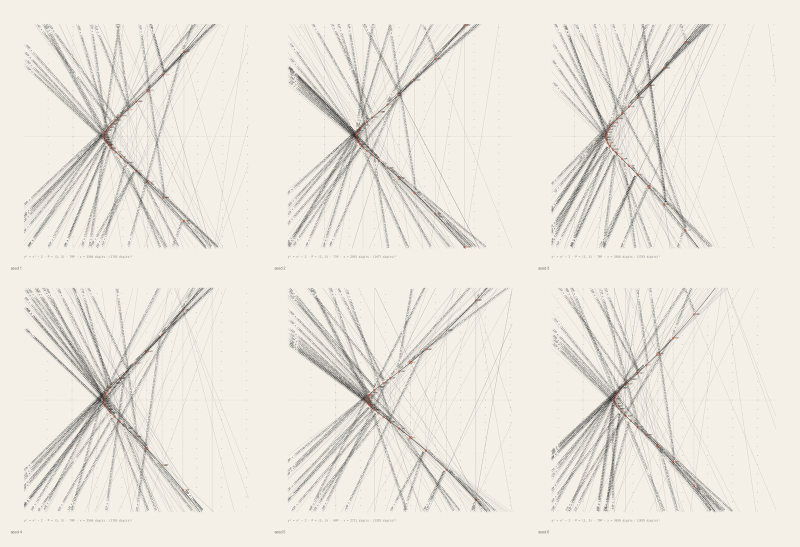
#> input picture projects/041-between-a-square-and-a-cube/web-paper-sheet.jpg, 1600 x 1093 px (shown at 1/2 size)
$ python trace.py ../041-between-a-square-and-a-cube/web-paper-sheet.jpg ../041-between-a-square-and-a-cube/web.png
#> lines starting #> are read from the running program, lines starting #| are printed output that depends on the picture; after the words box and inside, x2 and y2 are one past the last pixel; in counts of white or black regions, pixels touching at a corner belong together; long printed decimals are rounded
#!/usr/bin/env python3
"""Read one sheet of the ridge diptych into data.js (the source image is never shipped).

  python3 trace.py left.png  ../025-ridge-study-left/data.js
  python3 trace.py right.png ../026-ridge-study-right/data.js

What is kept: the sheet size, the mat colour, the box the picture sits in, a half-resolution
TONAL READING with the emulsion grain removed (non-local means), a coarse map of how much fine
streaking each passage holds, and the measured grain law
(grain strength per tone band + its neighbour correlation). The renderer repaints the tonal
reading with brush strokes and re-grows the grain from the law; it never displays this map.
Needs: opencv-python-headless, numpy.
"""
import sys, base64, json
import cv2, numpy as np

src, out = sys.argv[1], sys.argv[2]
bgr = cv2.imread(src)
#> bgr is the input picture: shape (1093, 1600, 3); mean B, G, R 222.5, 230.9, 234.9
g = cv2.cvtColor(bgr, cv2.COLOR_BGR2GRAY)
H, W = g.shape
#> H = 1093; W = 1600
mat = [int(v) for v in bgr[5, 5][::-1]]
#> mat = [244, 240, 231]
m = np.abs(g.astype(int) - int(g[5, 5])) > 6
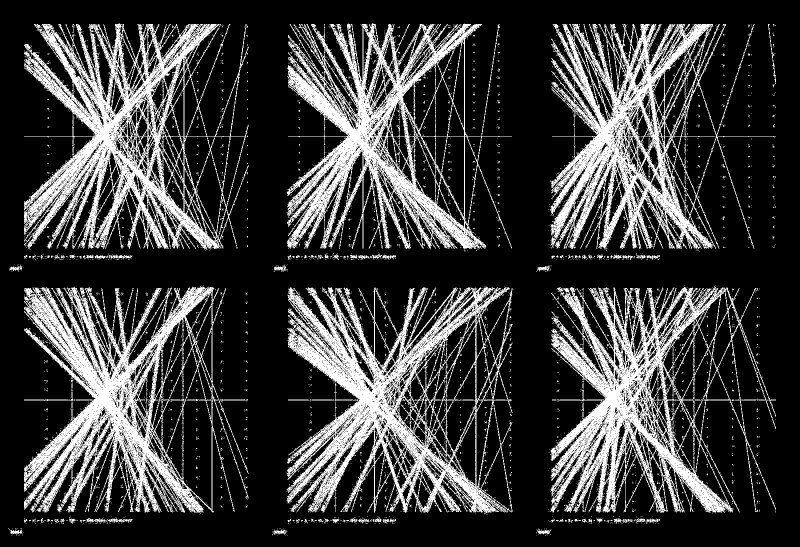
#> m: shape (1093, 1600) bool (shown at 1/2 size); 23.7% white; 5137 white regions (5027 under 20 px), largest, box (x1, y1, x2, y2) and area: (573, 572, 1025, 1028) 72346, (48, 47, 498, 500) 68930, (48, 572, 497, 1026) 66217
ys = np.where(m.mean(1) > .5)[0]; xs = np.where(m.mean(0) > .5)[0]
#> after `ys = np.where(m.mean(1) > 0.5)[0]`: ys = [272, 799, 800]
#> after `xs = np.where(m.mean(0) > 0.5)[0]`: xs = 36 values from 143 to 1251
x0, x1, y0, y1 = xs.min(), xs.max() + 1, ys.min(), ys.max() + 1
#> x0 = 143; x1 = 1252; y0 = 272; y1 = 801
pic = g[y0:y1, x0:x1]
dn = cv2.fastNlMeansDenoising(pic, None, h=10, templateWindowSize=7, searchWindowSize=21)
res = pic.astype(float) - dn

# grain law = the QUIET floor of each tone band (25th percentile of local σ): what is above it is streaking, not grain
loc = np.sqrt(cv2.GaussianBlur(res * res, (0, 0), 6))
bands = list(range(30, 231, 25)); sd = []
for lo in bands:
    k = (dn >= lo - 12) & (dn < lo + 13)
    sd.append(round(float(np.percentile(loc[k], 25)), 2) if k.sum() > 2000 else None)
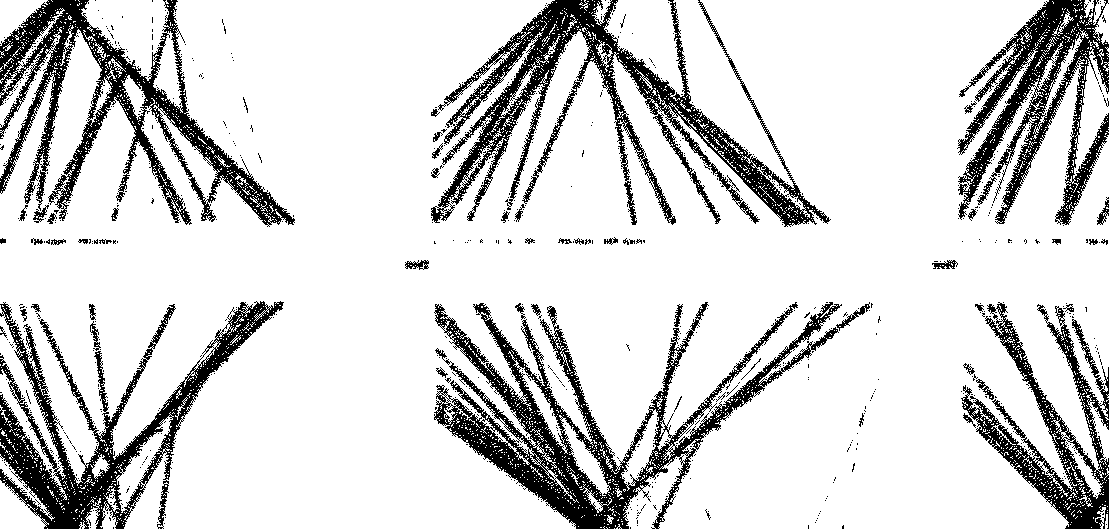
#> k: shape (529, 1109) bool; 83.8% white; 849 black regions (796 under 20 px), largest, box (x1, y1, x2, y2) and area: (434, 302, 842, 529) 20191, (431, 0, 831, 227) 19287, (0, 0, 295, 227) 15512
#> after the loop, sd = 9 items
known = [(b, s) for b, s in zip(bands, sd) if s is not None]
#> known = [(105, 0.76), (130, 1.01), (155, 1.42), (180, 1.64), (205, 1.84), (230, 1)]
sd = [s if s is not None else min(known, key=lambda t: abs(t[0] - b))[1] for b, s in zip(bands, sd)]
#> sd = [0.76, 0.76, 0.76, 0.76, 1.01, 1.42, 1.64, 1.84, 1]
rho = float(((res[:, :-1] * res[:, 1:]).mean() + (res[:-1] * res[1:]).mean()) / 2 / res.var())
#> rho = 0.326

# streak energy: band-pass (σ1.5–3) energy the source holds beyond what the denoised reading kept and beyond what
# pure grain puts in that band (c is calibrated on the quietest tenth of the sheet). 1/8 res, ×8 fixed-point.
law = np.interp(dn.astype(float), bands, sd)
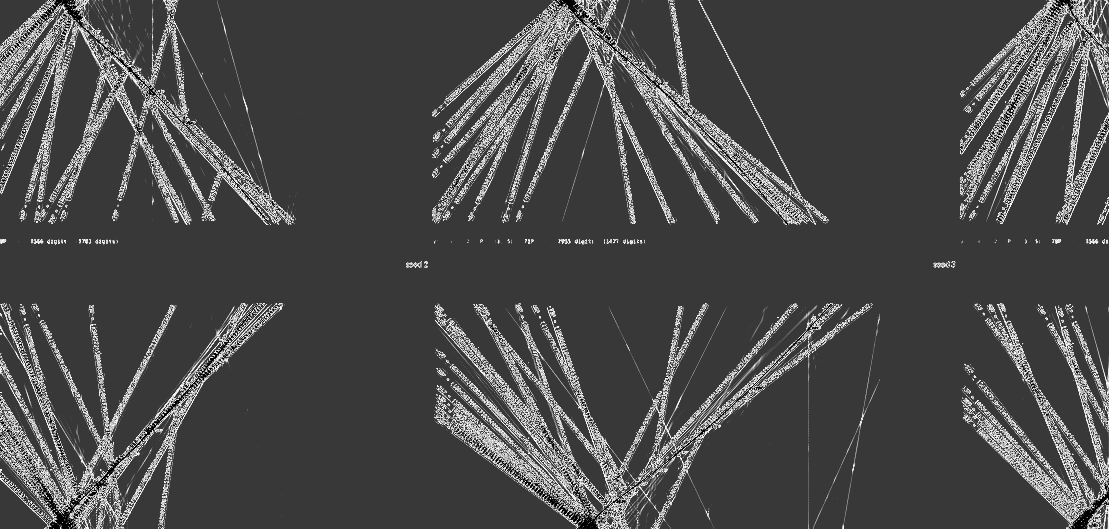
#> law: shape (529, 1109) float64; min 0.76, max 1.84, mean 1.08; drawn with min black and max white
bp = lambda im: cv2.GaussianBlur(im, (0, 0), 1.5) - cv2.GaussianBlur(im, (0, 0), 3)
ev = lambda im: cv2.GaussianBlur(bp(im.astype(float)) ** 2, (0, 0), 6)
es, ed, l2 = ev(pic), ev(dn), cv2.GaussianBlur(law * law, (0, 0), 6)
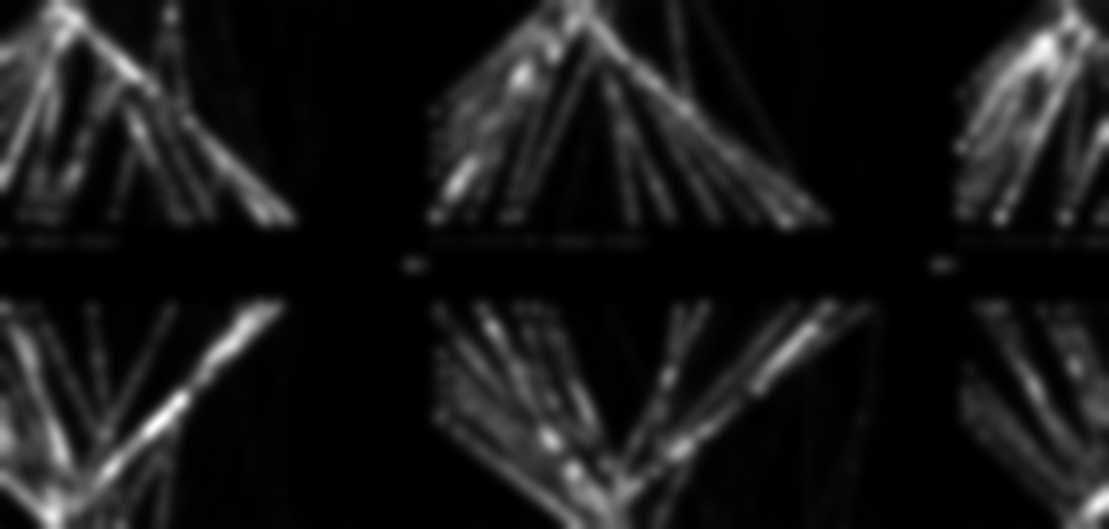
#> es: shape (529, 1109) float64; min 8.08e-28, max 284.5, mean 27.3; drawn with min black and max white
ratio = (es - ed) / l2
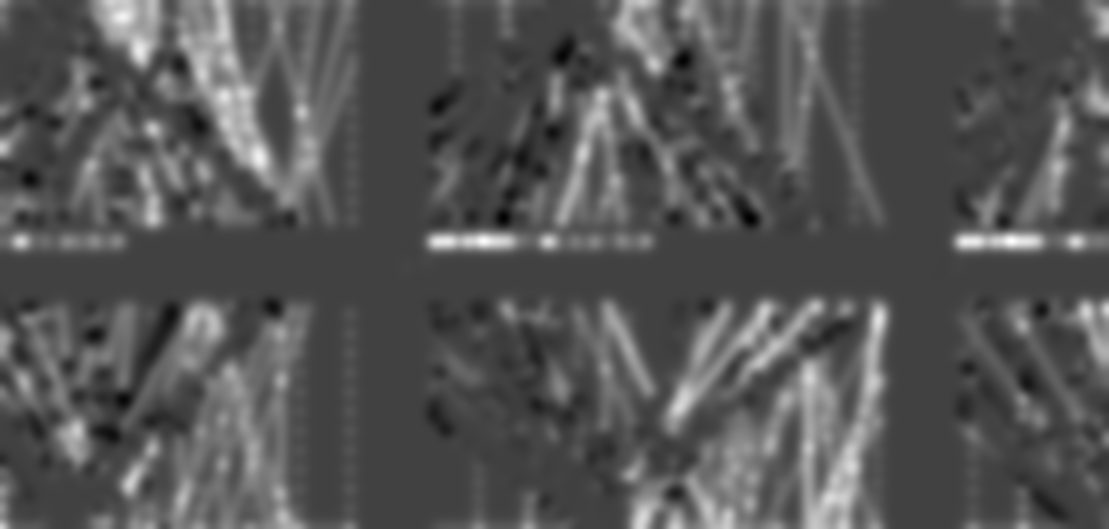
#> ratio: shape (529, 1109) float64; min -3.25, max 9.38, mean 0.996; drawn with min black and max white
c = float(np.percentile(ratio, 10))
#> c = -0.116
tex = np.sqrt(np.clip(es - ed - 1.25 * c * l2, 0, None)) * 3
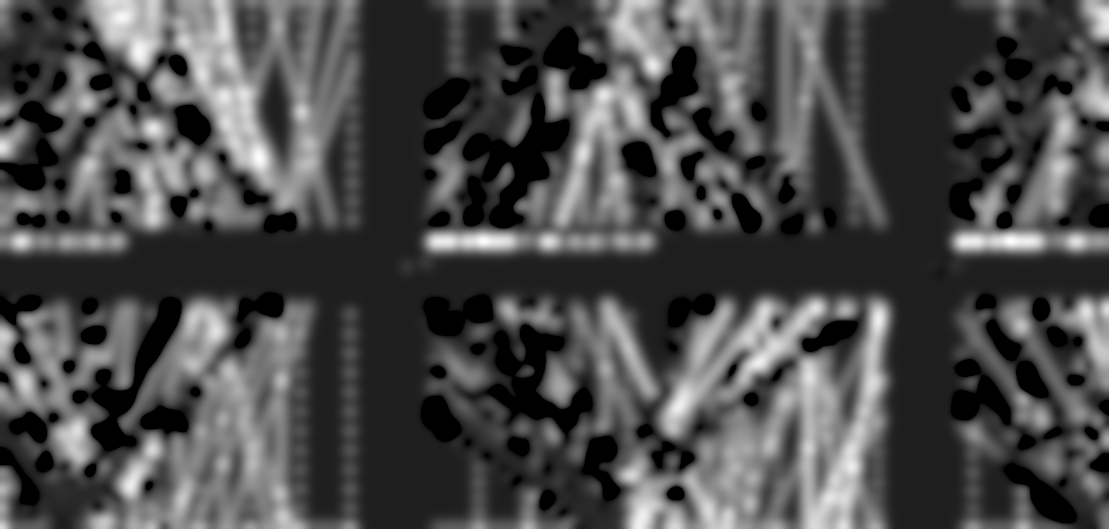
#> tex: shape (529, 1109) float64; min 0, max 9.47, mean 2.8; drawn with min black and max white
xw, xh = int(x1 - x0) // 8, int(y1 - y0) // 8
#> xw = 138; xh = 66
texq = np.clip(cv2.resize(tex, (xw, xh), interpolation=cv2.INTER_AREA) * 8, 0, 255).astype(np.uint8)
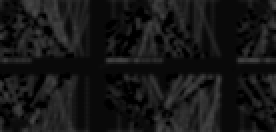
#> texq: shape (66, 138) (shown 2 times larger); min 0, max 72, mean 22
tw, th = int(x1 - x0) // 2, int(y1 - y0 + 1) // 2
#> tw = 554; th = 265
tone = cv2.resize(dn, (tw, th), interpolation=cv2.INTER_AREA)
data = dict(W=W, H=H, box=[int(x0), int(y0), int(x1 - x0), int(y1 - y0)], mat=mat, tw=tw, th=th,
            grainL=bands, grainSD=sd, grainRho=round(rho, 3),
            xw=xw, xh=xh, tex=base64.b64encode(texq.tobytes()).decode(),
            tone=base64.b64encode(tone.tobytes()).decode())
#> data = 13 items
open(out, 'w').write('// generated by trace.py — tonal reading + grain law of one sheet\nconst SHEET = ' + json.dumps(data) + ';\n')
print(out, data['box'], 'tone', tw, th, 'grain', sd, 'rho', rho)
#| ../041-between-a-square-and-a-cube/web.png [143, 272, 1109, 529] tone 554 265 grain [0.76, 0.76, 0.76, 0.76, 1.01, 1.42, 1.64, 1.84, 1.0] rho 0.3259
